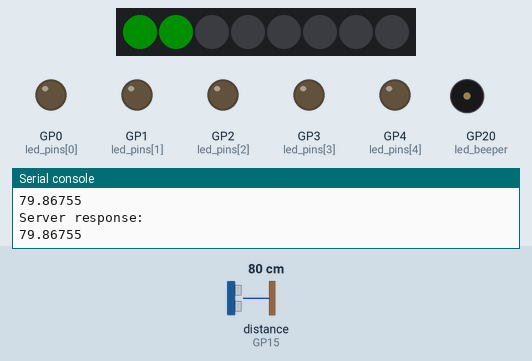
Simulated run of this program. Board: Raspberry Pi Pico running MicroPython. Shown: 8 RGB LEDs in strip order, left to right, output pins drawn as LEDs (lit = HIGH), buzzer (waves = sounding, pin HIGH), the last lines printed to the serial console. The test bench sets the inputs (shaded band); at power-on: distance to the obstacle (sensor on GP15) 80 cm. The echo pulse lasts 58.3 µs per cm; dim RGB values are drawn brighter than linear; WiFi joins after 1.5 s; web requests get an empty 200 reply after 0.4 s; pins used as bus, display or sensor lines are not drawn.

Above: at 3.2 s.
3.3 s: distance to the obstacle (sensor on GP15) set to 34 cm
At 4.8 s:
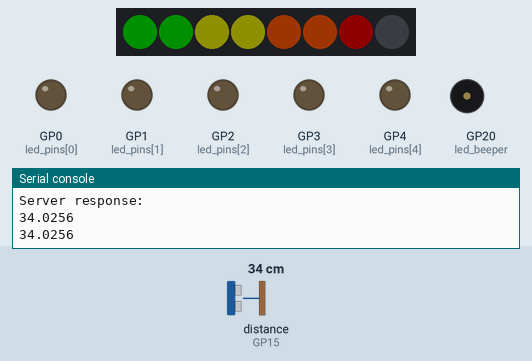
5.5 s: distance to the obstacle (sensor on GP15) set to 27 cm
At 6.8 s:
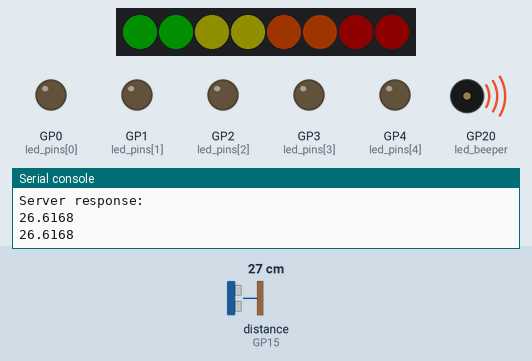
7.5 s: distance to the obstacle (sensor on GP15) set to 60 cm
At 8.9 s:
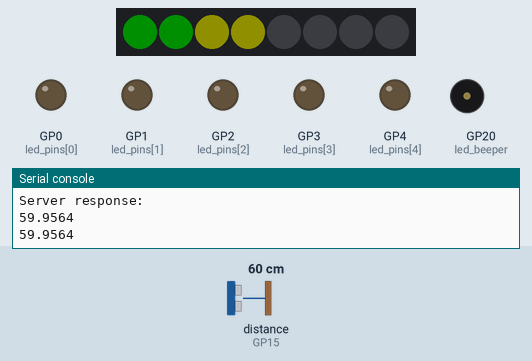
9.5 s: distance to the obstacle (sensor on GP15) set to 66 cm
At 11.1 s:
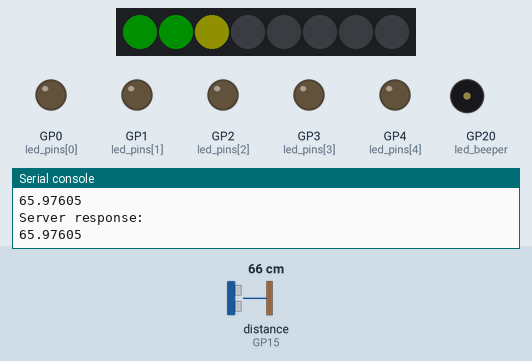
11.5 s: distance to the obstacle (sensor on GP15) set to 76 cm
At 13.2 s:
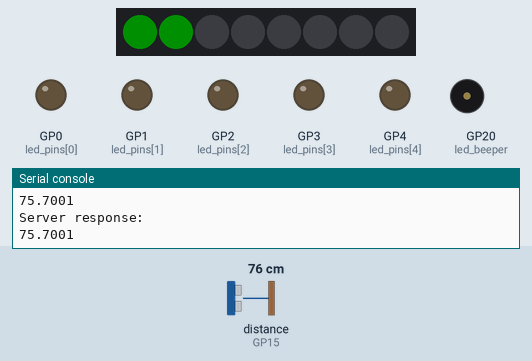
13.5 s: distance to the obstacle (sensor on GP15) set to 2 cm
At 15.5 s:
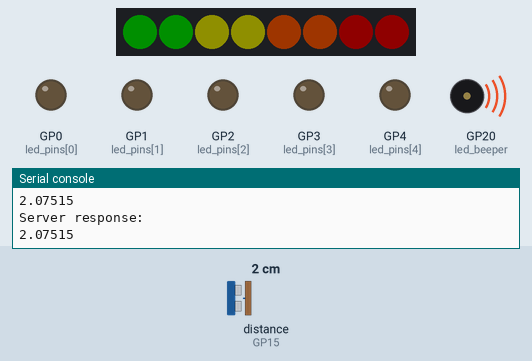
Timing chart, 0 to 16.6 s (numbered marks = the images above; inputs shaded):
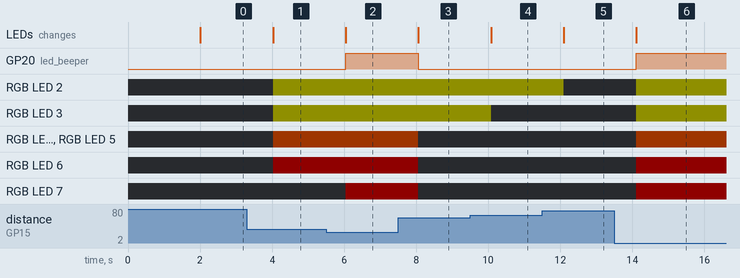

Measured:
- the behaviour switches between 31 and 30 cm on distance to the obstacle (sensor on GP15) (found by bisection; images 1 and 2)
- the behaviour switches between 70 and 71 cm on distance to the obstacle (sensor on GP15) (found by bisection; images 4 and 5)
- after the input at 3.3 s, RGB LED 2, RGB LED 3: off → RGB(15, 15, 0) after 0.73 s; RGB LED 4, RGB LED 5: off → RGB(30, 10, 0) after 0.73 s; RGB LED 6: off → RGB(15, 0, 0) after 0.73 s; the LEDs: change after 0.73 s (image 1)
- after the input at 5.5 s, GP20 (led_beeper): LOW → HIGH after 0.54 s; RGB LED 7: off → RGB(15, 0, 0) after 0.54 s; the LEDs: change after 0.54 s (image 2)
- after the input at 7.5 s, GP20 (led_beeper): HIGH → LOW after 0.56 s; RGB LED 4, RGB LED 5: RGB(30, 10, 0) → off after 0.56 s; RGB LED 6, RGB LED 7: RGB(15, 0, 0) → off after 0.56 s; the LEDs: change after 0.56 s (image 3)
- after the input at 9.5 s, RGB LED 3: RGB(15, 15, 0) → off after 0.58 s; the LEDs: change after 0.58 s (image 4)
- after the input at 11.5 s, RGB LED 2: RGB(15, 15, 0) → off after 0.60 s; the LEDs: change after 0.60 s (image 5)
- after the input at 13.5 s, GP20 (led_beeper): LOW → HIGH after 0.61 s; RGB LED 2, RGB LED 3: off → RGB(15, 15, 0) after 0.61 s; RGB LED 4, RGB LED 5: off → RGB(30, 10, 0) after 0.61 s; RGB LED 6, RGB LED 7: off → RGB(15, 0, 0) after 0.61 s; the LEDs: change after 0.61 s (image 6)

The program:

main.py
```python
# Afstandsensor met Neopixel code
#installeer de library: microPython


from machine import Pin
import time
import machine
import neopixel
import urequests  # HTTP library
import network    # WiFi-verbinding

# wifi instellingen via mobiele hotspot laptop
SSID = 'H369A7BC73E'
PASSWORD = 'C3F54E7EA52A'
url = 'http://20.151.236.255/gezondheid'  # Correct

wifi = network.WLAN(network.STA_IF)
wifi.active(True)
wifi.connect(SSID, PASSWORD)

print("Verbinding maken...")

while not wifi.isconnected():
    print("Nog geen verbinding...")
    time.sleep(1)
    if wifi.isconnected():
        print("WiFi verbonden!")
        print("IP-configuratie:", wifi.ifconfig())


np = neopixel.NeoPixel(machine.Pin(13), 8)
led_pins = [
    Pin(0, Pin.OUT),
    Pin(1, Pin.OUT),
    Pin(2, Pin.OUT),
    Pin(3, Pin.OUT),
    Pin(4, Pin.OUT)
]

trigger_pin = Pin(14, Pin.OUT)
echo_pin = Pin(15, Pin.IN)


def measure_distance():
    trigger_pin.value(1)
    time.sleep_us(10)
    trigger_pin.value(0)

    #start timeout timer
    timeout_start = time.ticks_us()

    while echo_pin.value() == 0:
        if time.ticks_diff(time.ticks_us(), timeout_start) > 5000:
            print('Timeout, echo niet gestart')
            return float('inf')
    start = time.ticks_us()
    timeout_start = time.ticks_us() #reset timeout timer
    while echo_pin.value() == 1:
        if time.ticks_diff(time.ticks_us(), timeout_start) > 5000:
            print('Timeout, echo blijft hangen')
            return float('inf')
    end = time.ticks_us()
    duration = time.ticks_diff(end, start)
    distance = 0.0343 * duration / 2
    print(distance)
    return distance

led_beeper = Pin(20, Pin.OUT)
def kleurgroen(x):
    groen = np[x] = [0, 15, 0]
    led_beeper.value(0)
    return groen

def kleurgeel(x):
    geel = np[x] = [15, 15, 0]
    led_beeper.value(0)
    return geel

def kleuroranje(x):
    oranje = np[x] = [30, 10, 0]
    led_beeper.value(0)
    return oranje

    led_beeper.value(0)
def display_distance(distance):
    for i in range(8):
        np[i] = [0, 0, 0]

    if distance > 0:
        kleurgroen(0)

    if distance < 80:
        kleurgroen(0)
    if distance < 80:
        kleurgroen(1)
    if distance < 70:
        kleurgeel(2)
    if distance < 60:
        kleurgeel(3)
    if distance < 50:
        kleuroranje(4)
    if distance < 40:
        kleuroranje(5)
    if distance < 35:
        led_beeper.value(0)
        np[6] = [15, 0, 0]
    if distance < 30:
        led_beeper.value(1)
        np[7] = [15, 0, 0]

    np.write()
    time.sleep(0.1)

# Verzoek versturen naar server
def versturen_data_afstandsensor():
    payload = {"distance": measure_distance()}
    headers = {'Content-Type': 'application/json'}
    try:
        response = urequests.post(url, json=payload, headers=headers)
        print(f"Server response: {response.text}")  # Controleer wat de server terugstuurt
        response.close()  # Sluit de respons correct om geheugen te sparen
    except Exception as e:
        print(f"Fout bij versturen van data naar server: {e}")


while True:
    distance = measure_distance()
    display_distance(distance)
    time.sleep(0.5)  # Verhoog de interval naar 1 seconde
    versturen_data_afstandsensor()
```
